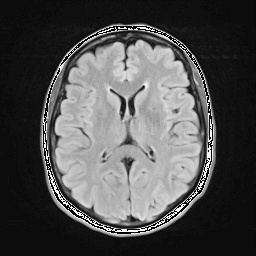
#> input picture SourceCode/Detection/images/BCET.jpg, 256 x 256 px
$ python Threshold.py
#> lines starting #> are read from the running program, lines starting #| are printed output that depends on the picture; after the words box and inside, x2 and y2 are one past the last pixel; in counts of white or black regions, pixels touching at a corner belong together
import cv2
from matplotlib import pyplot as plt

image = cv2.imread('images/BCET.jpg')
#> image is the input picture: shape (256, 256, 3); min 0, max 255, mean 78.7
#brain = cv2.imread('images/border1.jpg')
blur = cv2.GaussianBlur(image,(5,5),0)
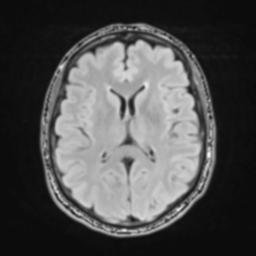
#> blur: shape (256, 256, 3); min 10, max 244, mean 78.7

T, thresh_f =  cv2.threshold(blur,200,255,cv2.THRESH_BINARY)
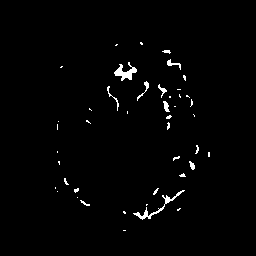
#> thresh_f: shape (256, 256, 3); 1.5% white; 44 white regions (34 under 20 px), largest, box (x1, y1, x2, y2) and area: (133, 190, 185, 220) 197, (114, 62, 137, 81) 188, (167, 59, 181, 70) 51
cv2.imshow("canny",thresh_f)
cv2.imwrite('images/th.jpg', thresh_f)
cv2.waitKey()

img = cv2.imread('images/th.jpg') # Load image
#> img: shape (256, 256, 3); min 0, max 255, mean 3.8
img_median = cv2.medianBlur(img, 5)
cv2.imshow("img_median",img_median)
'''img = cv2.addWeighted(brain, 0.5, thresh_f, 0.7, 0)
detected_edges = cv2.Canny(img, 10, 10*3, 5)

plt.subplot(1,3,1),plt.imshow(thresh_f,cmap = 'gray')
plt.title('Threshold'), plt.xticks([]), plt.yticks([])
plt.subplot(1,3,2),plt.imshow(img,cmap = 'gray')
plt.title('Segmented'), plt.xticks([]), plt.yticks([])
plt.subplot(1,3,3),plt.imshow(img,cmap = 'RdYlGn')
plt.title('OUTPUT'), plt.xticks([]), plt.yticks([])
plt.show()
colour = cv2.applyColorMap(img, cv2.COLORMAP_JET)
cv2.imshow("canny",detected_edges)
cv2.imshow("final",img)
cv2.imshow("color",colour)
cv2.waitKey()'''
